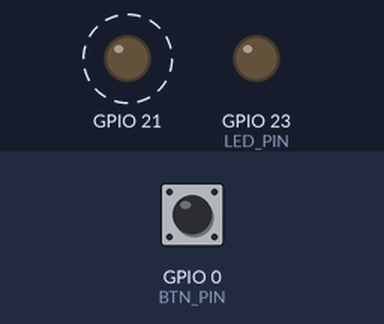
Bench run of a program on a simulated ESP32. On the bench: output pins drawn as LEDs (lit = HIGH). Dashed ring = blinking. The test bench sets the inputs (shaded band); at power-on: GPIO 0 (BTN_PIN) HIGH. WiFi joins after 1.5 s; servers stay silent unless stated; a WiFi scan finds three made-up networks; storage starts empty; what the program prints to the serial monitor is not drawn.

Above: at 5.2 s.
5.3 s: GPIO 0 (BTN_PIN) pulled LOW for 0.15 s
At 6.8 s:
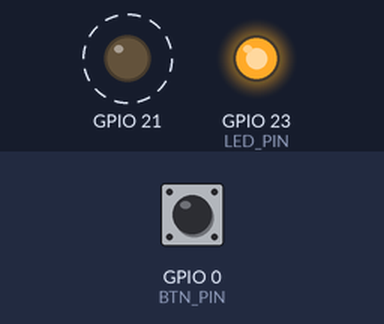
8.4 s: GPIO 0 (BTN_PIN) pulled LOW for 1 s
At 9.7 s:
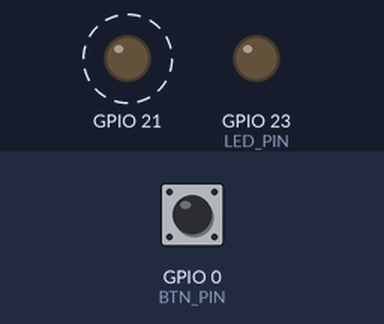
15.4 s: GPIO 0 (BTN_PIN) pulled LOW for 3.2 s
At 16.8 s:
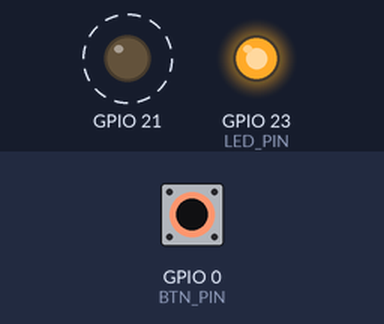
Timing chart, 0 to 21.1 s (numbered marks = the images above; inputs shaded):
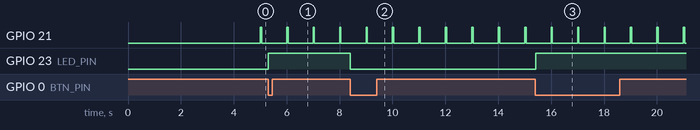

Measured:
- after the input at 5.3 s, GPIO 23 (LED_PIN): LOW → HIGH at once
- after the input at 8.4 s, GPIO 23 (LED_PIN): HIGH → LOW at once
- after the input at 15.4 s, GPIO 23 (LED_PIN): LOW → HIGH at once
- by itself, GPIO 21: alternates HIGH for 0.05 s and LOW for 0.95 s

The program:

main.cpp
```cpp
#include <Arduino.h>
#include <SPIFFS.h>
#include <WiFi.h>
#include <ESPAsyncWebServer.h>
#include <ESPmDNS.h>
#include <ArduinoJson.h>

#define LED_TWO 21
#define LED_PIN 23
#define BTN_PIN 0

#define HTTP_PORT 80

const uint8_t DEBOUNCE_DELAY = 10;

const char *WIFI_SSID = "TG862G72";
const char *WIFI_PASS = "72367236";
// const char *WIFI_SSID = "Tarna55";
// const char *WIFI_PASS = "uweyuwey";

String hostname = "Eitan's ESP32";

struct Led
{
  /* data */
  uint8_t pin;
  bool on;

  void update()
  {
    digitalWrite(pin, on ? HIGH : LOW);
  }
};

struct Button
{
  uint8_t pin;
  bool lastReading;
  uint32_t lastDebounceTime;
  uint16_t state;

  bool pressed() { return state == 1; }
  bool released() { return state == 0xffff; }
  bool held(uint16_t count = 0) { return state > 1 + count && state < 0xffff; }

  void read()
  {
    bool reading = digitalRead(pin);

    if (reading != lastReading)
    {
      lastDebounceTime = millis();
    }

    if (millis() - lastDebounceTime > DEBOUNCE_DELAY)
    {
      bool pressed = reading == LOW;
      if (pressed)
      {
        if (state < 0xfffe)
          state++;
        else if (state == 0xfffe)
          state = 2;
      }
      else if (state)
      {
        state = state == 0xffff ? 0 : 0xffff;
      }
    }
    lastReading = reading;
  }
};

Led onboard_led = {LED_TWO, false};
Led led = {LED_PIN, false};
Button button = {BTN_PIN, HIGH, 0, 0};

AsyncWebServer server(HTTP_PORT);
AsyncWebSocket ws("/ws");

void notifyClients()
{
  // ws.textAll(led.on ? "on" : "off");

  const uint8_t size = JSON_OBJECT_SIZE(1);
  StaticJsonDocument<size> json;
  json["status"] = led.on ? "on" : "off";

  char data[17];
  size_t len = serializeJson(json, data);

  ws.textAll(data, len);
}

void handleWebSocketMessage(void *arg, uint8_t *data, size_t len)
{
  AwsFrameInfo *info = (AwsFrameInfo *)arg;
  if (info->final && info->index == 0 && info->len == len && info->opcode == WS_TEXT)
  {
    // data[len] = 0;
    // if (strcmp((char *)data, "toggle") == 0)
    // {
    //   led.on = !led.on;
    //   notifyClients();
    // }

    const uint8_t size = JSON_OBJECT_SIZE(1);
    StaticJsonDocument<size> json;
    DeserializationError err = deserializeJson(json, data);
    if (err)
    {
      Serial.print(F("deserializeJson() failed with code "));
      Serial.println(err.c_str());
      return;
    }

    if (json.containsKey("action"))
    {
      const char *action = json["action"];
      Serial.println(action);
      if (strcmp(action, "toggle") == 0)
      {
        led.on = !led.on;
        notifyClients();
      }
    }
    if (json.containsKey("connection"))
    {
      const char *connection = json["connection"];
      if (strcmp(connection, "ping") == 0)
      {
        const uint8_t size = JSON_OBJECT_SIZE(1);
        StaticJsonDocument<size> json;
        json["connection"] = "pong";

        char data[30];
        size_t len = serializeJson(json, data);

        ws.textAll(data, len);
        Serial.println("ping request");
      }
    }
  }
}

void onEvent(AsyncWebSocket *server,
             AsyncWebSocketClient *client,
             AwsEventType type,
             void *arg,
             uint8_t *data,
             size_t len)
{

  switch (type)
  {
  case WS_EVT_CONNECT:
    Serial.printf("WebSocket client #%u connected from %s\n", client->id(), client->remoteIP().toString().c_str());
    break;

  case WS_EVT_DISCONNECT:
    Serial.printf("WebSocket client #%u disconnected\n", client->id());
    break;

  case WS_EVT_DATA:
    handleWebSocketMessage(arg, data, len);
    break;
  case WS_EVT_PONG:
  case WS_EVT_ERROR:
    break;

  default:
    break;
  }
}

void initWebSocket()
{
  ws.onEvent(onEvent);
  server.addHandler(&ws);
}

String processor(const String &var)
{
  return String(var == "STATE" && led.on ? "on" : "off");
}

void onRootRequest(AsyncWebServerRequest *request)
{
  request->send(SPIFFS, "/index.html", "text/html", false, processor);
}

void initWebServer()
{
  server.on("/", onRootRequest);
  server.serveStatic("/", SPIFFS, "/").setDefaultFile("index.html");
  server.begin();
}

void initWiFi()
{
  WiFi.mode(WIFI_STA);
  // WiFi.hostname(hostname.c_str());
  WiFi.begin(WIFI_SSID, WIFI_PASS);
  Serial.printf("Trying to connect [%s] ", WiFi.macAddress().c_str());
  while (WiFi.status() != WL_CONNECTED)
  {
    Serial.print(".");
    delay(500);
  }
  Serial.printf(" %s\n", WiFi.localIP().toString().c_str());

  // if (!MDNS.begin("holamundo"))
  // {
  //   Serial.println("Error starting mDNS");
  // }
}

void initSPIFFS()
{
  if (!SPIFFS.begin())
  {
    Serial.println("Cannot mount SPIFFS volume...");
    while (true)
    {
      onboard_led.on = millis() % 200 < 50;
      onboard_led.update();
    }
  }
}

void wifiScan () {

  Serial.println("Starting WiFi scan");

  int n = WiFi.scanNetworks();
  Serial.println("scan done");
   if (n == 0) {
        Serial.println("no networks found");
    } else {
        Serial.print(n);
        Serial.println(" networks found");
        for (int i = 0; i < n; ++i) {
            // Print SSID and RSSI for each network found
            Serial.print(i + 1);
            Serial.print(": ");
            Serial.print(WiFi.SSID(i));
            Serial.print(" (");
            Serial.print(WiFi.RSSI(i));
            Serial.print(")");
            Serial.println((WiFi.encryptionType(i) == WIFI_AUTH_OPEN)?" ":"*");
            delay(10);
        }
    }

}

void setup()
{
  Serial.begin(115200);
  delay(500);
  // put your setup code here, to run once:
  pinMode(onboard_led.pin, OUTPUT);
  pinMode(led.pin, OUTPUT);
  pinMode(button.pin, INPUT_PULLUP);
  initSPIFFS();
  wifiScan();
  initWiFi();
  initWebSocket();
  initWebServer();
}

void loop()
{
  ws.cleanupClients();
  // put your main code here, to run repeatedly:

  // led.on = millis() % 1000 < 500;

  button.read();
  // if (button.held()) led.on = true;
  // else if (button.released()) led.on = false;

  if (button.pressed())
  {
    led.on = !led.on;
    notifyClients();
  }

  onboard_led.on = millis() % 1000 < 50;
  led.update();
  onboard_led.update();
}
```
